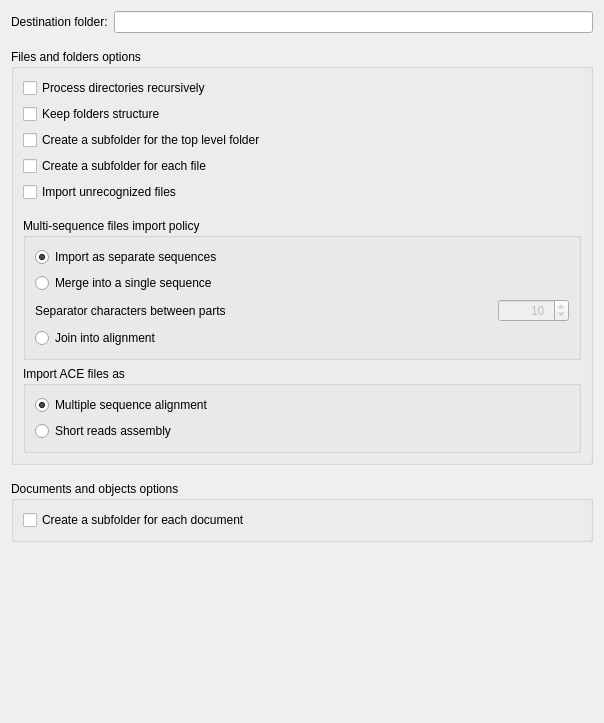
<?xml version="1.0" encoding="UTF-8"?>
<ui version="4.0">
 <class>ImportOptionsWidget</class>
 <widget class="QWidget" name="ImportOptionsWidget">
  <property name="geometry">
   <rect>
    <x>0</x>
    <y>0</y>
    <width>604</width>
    <height>723</height>
   </rect>
  </property>
  <property name="windowTitle">
   <string>Import to the Database Options</string>
  </property>
  <layout class="QVBoxLayout" name="verticalLayout_4">
   <item>
    <layout class="QHBoxLayout" name="horizontalLayout">
     <item>
      <widget class="QLabel" name="lblBaseFolder">
       <property name="text">
        <string>Destination folder:</string>
       </property>
      </widget>
     </item>
     <item>
      <widget class="QLineEdit" name="leBaseFolder"/>
     </item>
    </layout>
   </item>
   <item>
    <spacer name="verticalSpacer_4">
     <property name="orientation">
      <enum>Qt::Vertical</enum>
     </property>
     <property name="sizeType">
      <enum>QSizePolicy::Fixed</enum>
     </property>
     <property name="sizeHint" stdset="0">
      <size>
       <width>20</width>
       <height>10</height>
      </size>
     </property>
    </spacer>
   </item>
   <item>
    <widget class="QGroupBox" name="gbFilesAndFolders">
     <property name="title">
      <string>Files and folders options</string>
     </property>
     <layout class="QVBoxLayout" name="verticalLayout_2">
      <item>
       <widget class="QCheckBox" name="cbRecursively">
        <property name="text">
         <string>Process directories recursively</string>
        </property>
       </widget>
      </item>
      <item>
       <widget class="QCheckBox" name="cbKeepStructure">
        <property name="text">
         <string>Keep folders structure</string>
        </property>
       </widget>
      </item>
      <item>
       <widget class="QCheckBox" name="cbCreateSubfoldersForTopLevelFolder">
        <property name="text">
         <string>Create a subfolder for the top level folder</string>
        </property>
       </widget>
      </item>
      <item>
       <widget class="QCheckBox" name="cbCreateSubfoldersForFiles">
        <property name="text">
         <string>Create a subfolder for each file</string>
        </property>
       </widget>
      </item>
      <item>
       <widget class="QCheckBox" name="cbImportUnrecognized">
        <property name="text">
         <string>Import unrecognized files</string>
        </property>
       </widget>
      </item>
      <item>
       <spacer name="verticalSpacer">
        <property name="orientation">
         <enum>Qt::Vertical</enum>
        </property>
        <property name="sizeType">
         <enum>QSizePolicy::Fixed</enum>
        </property>
        <property name="sizeHint" stdset="0">
         <size>
          <width>20</width>
          <height>10</height>
         </size>
        </property>
       </spacer>
      </item>
      <item>
       <widget class="QGroupBox" name="gbMultiSequencePolicy">
        <property name="title">
         <string>Multi-sequence files import policy</string>
        </property>
        <layout class="QVBoxLayout" name="verticalLayout">
         <item>
          <widget class="QRadioButton" name="rbSeparate">
           <property name="text">
            <string>Import as separate sequences</string>
           </property>
           <property name="checked">
            <bool>true</bool>
           </property>
          </widget>
         </item>
         <item>
          <widget class="QRadioButton" name="rbMerge">
           <property name="text">
            <string>Merge into a single sequence</string>
           </property>
          </widget>
         </item>
         <item>
          <layout class="QHBoxLayout" name="horizontalLayout_2">
           <item>
            <widget class="QLabel" name="label">
             <property name="toolTip">
              <string>Number of separator symbols (N - for nucleic or X - for amino) between parts.</string>
             </property>
             <property name="text">
              <string>Separator characters between parts</string>
             </property>
            </widget>
           </item>
           <item>
            <spacer name="horizontalSpacer">
             <property name="orientation">
              <enum>Qt::Horizontal</enum>
             </property>
             <property name="sizeHint" stdset="0">
              <size>
               <width>40</width>
               <height>20</height>
              </size>
             </property>
            </spacer>
           </item>
           <item>
            <widget class="QSpinBox" name="sbMerge">
             <property name="enabled">
              <bool>false</bool>
             </property>
             <property name="toolTip">
              <string>Number of separator symbols (N - for nucleic or X - for amino) between parts.</string>
             </property>
             <property name="alignment">
              <set>Qt::AlignRight|Qt::AlignTrailing|Qt::AlignVCenter</set>
             </property>
             <property name="suffix">
              <string> </string>
             </property>
             <property name="maximum">
              <number>1000000</number>
             </property>
             <property name="value">
              <number>10</number>
             </property>
            </widget>
           </item>
          </layout>
         </item>
         <item>
          <widget class="QRadioButton" name="rbMalignment">
           <property name="text">
            <string>Join into alignment</string>
           </property>
          </widget>
         </item>
        </layout>
        <zorder>layoutWidget</zorder>
        <zorder>rbSeparate</zorder>
        <zorder>rbMerge</zorder>
        <zorder>rbMalignment</zorder>
        <zorder>horizontalSpacer</zorder>
       </widget>
      </item>
      <item>
       <widget class="QGroupBox" name="gbAcePolicy">
        <property name="title">
         <string>Import ACE files as</string>
        </property>
        <layout class="QVBoxLayout" name="verticalLayout_5">
         <item>
          <widget class="QRadioButton" name="rbAceAsMalignment">
           <property name="text">
            <string>Multiple sequence alignment</string>
           </property>
           <property name="checked">
            <bool>true</bool>
           </property>
           <attribute name="buttonGroup">
            <string notr="true">buttonGroup</string>
           </attribute>
          </widget>
         </item>
         <item>
          <widget class="QRadioButton" name="rbAceAsAssembly">
           <property name="text">
            <string>Short reads assembly</string>
           </property>
           <attribute name="buttonGroup">
            <string notr="true">buttonGroup</string>
           </attribute>
          </widget>
         </item>
        </layout>
       </widget>
      </item>
     </layout>
    </widget>
   </item>
   <item>
    <spacer name="verticalSpacer_3">
     <property name="orientation">
      <enum>Qt::Vertical</enum>
     </property>
     <property name="sizeType">
      <enum>QSizePolicy::Fixed</enum>
     </property>
     <property name="sizeHint" stdset="0">
      <size>
       <width>20</width>
       <height>10</height>
      </size>
     </property>
    </spacer>
   </item>
   <item>
    <widget class="QGroupBox" name="gbDocsAndObjects">
     <property name="title">
      <string>Documents and objects options</string>
     </property>
     <layout class="QVBoxLayout" name="verticalLayout_3">
      <item>
       <widget class="QCheckBox" name="cbCreateSubfoldersforDocs">
        <property name="text">
         <string>Create a subfolder for each document</string>
        </property>
       </widget>
      </item>
     </layout>
    </widget>
   </item>
   <item>
    <spacer name="verticalSpacer_2">
     <property name="orientation">
      <enum>Qt::Vertical</enum>
     </property>
     <property name="sizeHint" stdset="0">
      <size>
       <width>20</width>
       <height>40</height>
      </size>
     </property>
    </spacer>
   </item>
  </layout>
 </widget>
 <resources/>
 <connections>
  <connection>
   <sender>rbMerge</sender>
   <signal>toggled(bool)</signal>
   <receiver>sbMerge</receiver>
   <slot>setEnabled(bool)</slot>
   <hints>
    <hint type="sourcelabel">
     <x>110</x>
     <y>203</y>
    </hint>
    <hint type="destinationlabel">
     <x>414</x>
     <y>235</y>
    </hint>
   </hints>
  </connection>
 </connections>
 <buttongroups>
  <buttongroup name="buttonGroup"/>
 </buttongroups>
</ui>
